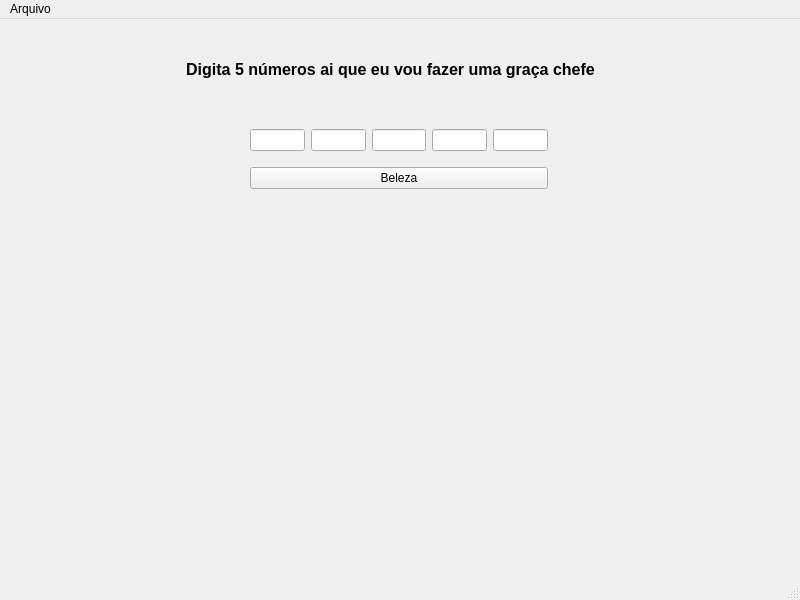
<?xml version="1.0" encoding="UTF-8"?>
<ui version="4.0">
 <class>MainWindow</class>
 <widget class="QMainWindow" name="MainWindow">
  <property name="geometry">
   <rect>
    <x>0</x>
    <y>0</y>
    <width>800</width>
    <height>600</height>
   </rect>
  </property>
  <property name="windowTitle">
   <string>MainWindow</string>
  </property>
  <widget class="QWidget" name="centralwidget">
   <widget class="QLabel" name="label">
    <property name="geometry">
     <rect>
      <x>130</x>
      <y>20</y>
      <width>521</width>
      <height>61</height>
     </rect>
    </property>
    <property name="font">
     <font>
      <pointsize>12</pointsize>
      <weight>75</weight>
      <bold>true</bold>
     </font>
    </property>
    <property name="text">
     <string>Digita 5 números ai que eu vou fazer uma graça chefe</string>
    </property>
    <property name="alignment">
     <set>Qt::AlignCenter</set>
    </property>
   </widget>
   <widget class="QWidget" name="verticalLayoutWidget">
    <property name="geometry">
     <rect>
      <x>250</x>
      <y>100</y>
      <width>298</width>
      <height>80</height>
     </rect>
    </property>
    <layout class="QVBoxLayout" name="verticalLayout">
     <item>
      <layout class="QHBoxLayout" name="horizontalLayout">
       <item>
        <widget class="QLineEdit" name="lineEdit_4"/>
       </item>
       <item>
        <widget class="QLineEdit" name="lineEdit_3"/>
       </item>
       <item>
        <widget class="QLineEdit" name="lineEdit_2"/>
       </item>
       <item>
        <widget class="QLineEdit" name="lineEdit"/>
       </item>
       <item>
        <widget class="QLineEdit" name="lineEdit_5"/>
       </item>
      </layout>
     </item>
     <item>
      <widget class="QPushButton" name="pushButton">
       <property name="text">
        <string>Beleza</string>
       </property>
      </widget>
     </item>
    </layout>
   </widget>
   <widget class="QLabel" name="label_2">
    <property name="geometry">
     <rect>
      <x>300</x>
      <y>210</y>
      <width>211</width>
      <height>201</height>
     </rect>
    </property>
    <property name="font">
     <font>
      <pointsize>12</pointsize>
      <weight>75</weight>
      <bold>true</bold>
     </font>
    </property>
    <property name="text">
     <string/>
    </property>
    <property name="alignment">
     <set>Qt::AlignCenter</set>
    </property>
    <property name="wordWrap">
     <bool>true</bool>
    </property>
   </widget>
  </widget>
  <widget class="QMenuBar" name="menubar">
   <property name="geometry">
    <rect>
     <x>0</x>
     <y>0</y>
     <width>800</width>
     <height>21</height>
    </rect>
   </property>
   <widget class="QMenu" name="menuArquivo">
    <property name="title">
     <string>Arquivo</string>
    </property>
    <addaction name="actionAbrir"/>
    <addaction name="actionNovo"/>
    <addaction name="actionSalvar"/>
    <addaction name="actionSair"/>
   </widget>
   <addaction name="menuArquivo"/>
  </widget>
  <widget class="QStatusBar" name="statusbar"/>
  <action name="actionSalvar">
   <property name="text">
    <string>Salvar</string>
   </property>
  </action>
  <action name="actionSair">
   <property name="text">
    <string>Sair</string>
   </property>
  </action>
  <action name="actionNovo">
   <property name="text">
    <string>Novo</string>
   </property>
  </action>
  <action name="actionAbrir">
   <property name="text">
    <string>Abrir</string>
   </property>
  </action>
 </widget>
 <resources/>
 <connections/>
</ui>
